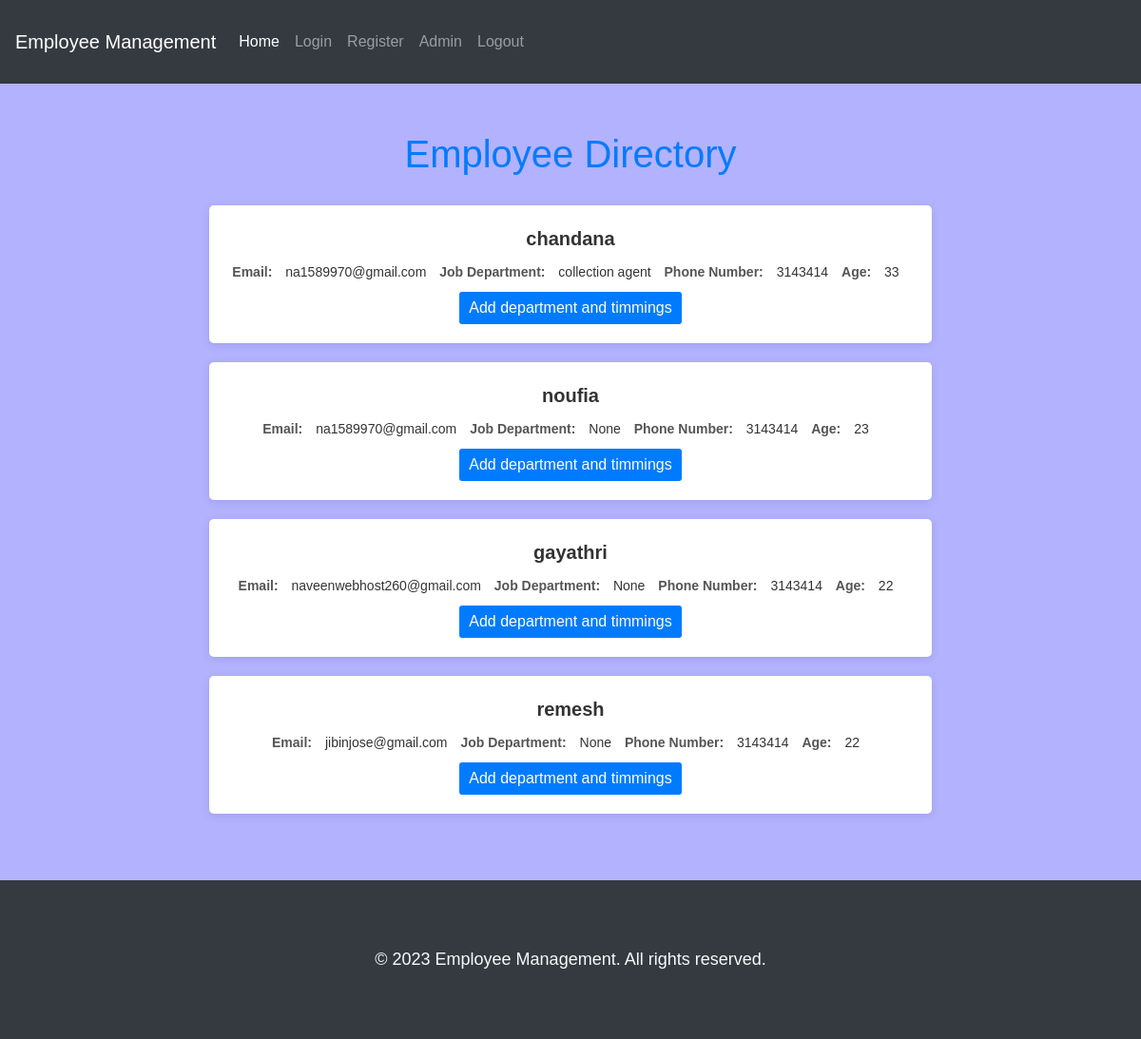
The page /viewAllEmployees on the database its author committed.
### employapp/models.py (models this page shows, shortened)
class Employee(models.Model):
    connection=models.OneToOneField(User,on_delete=models.CASCADE)
    employee_name =models.CharField(max_length=50)
    email=models.CharField(max_length=100,null=True)
    job_department = models.ForeignKey(Job_department,on_delete=models.CASCADE,null=True)
    phone_number=models.IntegerField()
    age=models.IntegerField()
    address=models.CharField(max_length=100)
    date_of_birth=models.DateField()
    start_time = models.CharField(max_length=50,null=True)
    end_time = models.CharField(max_length=50,null=True)

class Job_department(models.Model):
    job_department_name = models.CharField(max_length=50)
    def __str__(self):
        return self.job_department_name

### employapp/views.py (the view)
# urls.py: path('viewAllEmployees',views.viewAllEmployees,name="viewAllEmployees"),
def viewAllEmployees(request):
     employees = Employee.objects.all()
     return render(request,"ViewAllEmployee.html",{"employees":employees})

### employapp/templates/ViewAllEmployee.html (shortened to what this page needs)
{% extends 'index.html' %}
{% load static %}
{% block content %}
</head>
<body>
    <div class="container">
        <h1>Employee Directory</h1>
        {% for user in employees %}
        <div class="employee-card">
            <div class="employee-name">{{user.employee_name}}</div>
            <div class="employee-details">
                <span class="label">Email:</span>
                <span class="value">{{user.email}}</span>
                <span class="label">Job Department:</span>
                <span class="value">{{user.job_department}}</span>
                <span class="label">Phone Number:</span>
                <span class="value">{{user.phone_number}}</span>
                <span class="label">Age:</span>
                <span class="value">{{user.age}}</span>
            </div>
           <a href="updateEmployeeProfile/{{user.id}}"> <button class="view-profile-btn">Add department and timmings</button></a>
        </div>
       {% endfor %}
    </div>
    {% endblock content %}

### employapp/templates/index.html (shortened to what this page needs)
<!DOCTYPE html>
{% load static %}
<html lang="en">
<head>
    <link rel="stylesheet" href="https://cdn.jsdelivr.net/npm/bootstrap@4.1.3/dist/css/bootstrap.min.css">
</head>
<body style="
background: #b3b2ff;
">
    <nav style="height: 88px;" class="navbar navbar-expand-lg navbar-dark bg-dark">
        <a class="navbar-brand" href="#">Employee Management</a>
        <div class="collapse navbar-collapse" id="navbarSupportedContent">
          <ul class="navbar-nav mr-auto">
            <li class="nav-item active">
              <a class="nav-link" href="">Home <span class="sr-only">(current)</span></a>
            </li>
            <li class="nav-item">
              <a class="nav-link" href="Slogin">Login</a>
            </li>
            <li class="nav-item">
                <a class="nav-link" href="Sregisteration">Register</a>
              </li>
              <li class="nav-item">
                <a class="nav-link" href="admin">Admin</a>
              </li>
              <li class="nav-item">
                <a class="nav-link" href="logout">Logout</a>
              </li>
          </ul>
        </div>
      </nav>
        {% block content %}
        {% endblock content %}
        <footer class="footer">
            <div class="container">
                <p>&copy; 2023 Employee Management. All rights reserved.</p>
            </div>
        </footer>
      </body>
      </html>

### employapp/templates/index.html (style rules this page uses)
body { background-color: #f8f9fa; }
.container { max-width: 600px; margin: 0 auto; padding: 50px 20px; text-align: center; }
h1 { margin-bottom: 30px; }
p { font-size: 18px; margin-bottom: 20px; }
.footer { background-color: #343a40; color: #f8f9fa; padding: 20px 0; }
.footer p { margin-bottom: 0; }

### employapp/templates/ViewAllEmployee.html (style rules this page uses)
body { background-color: #f8f9fa; font-family: Arial, sans-serif; }
.container { max-width: 800px; margin: 0 auto; padding: 50px 20px; }
h1 { margin-bottom: 30px; color: #007bff; text-align: center; }
.employee-card { background-color: #fff; box-shadow: 0px 2px 10px rgba(0, 0, 0, 0.1); border-radius: 5px; padding: 20px; margin-bottom: 20px; }
.employee-name { font-weight: bold; color: #333; font-size: 20px; margin-bottom: 10px; }
.employee-details { color: #555; font-size: 14px; }
.employee-details span { display: inline-block; margin-right: 10px; }
.employee-details .label { font-weight: bold; }
.employee-details .value { color: #333; }
.view-profile-btn { display: inline-block; margin-top: 10px; background-color: #007bff; color: #fff; padding: 5px 10px; border: none; border-radius: 3px; cursor: pointer; }

### rows shown on the page
Employee: employee_name "chandana", email "na1589970@gmail.com", job_department "collection agent", phone_number "3143414", age "33"
Employee: employee_name "noufia", email "na1589970@gmail.com", job_department "None", phone_number "3143414", age "23"
Employee: employee_name "gayathri", email "naveenwebhost260@gmail.com", job_department "None", phone_number "3143414", age "22"
Employee: employee_name "remesh", email "jibinjose@gmail.com", job_department "None", phone_number "3143414", age "22"
